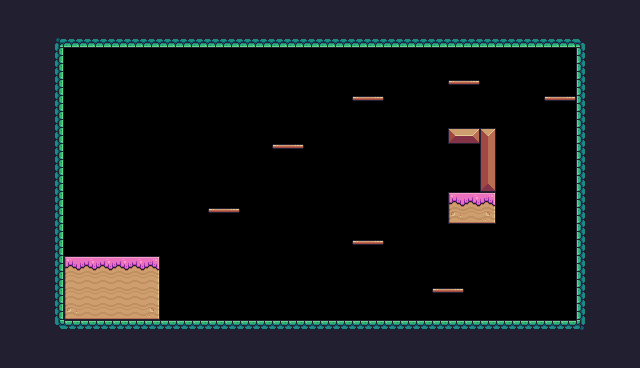

Below is a game level as drawn by its tile map, then a one-line description and the .tmx file that defines it, in full:
An orthogonal 40x23 tile map with 16x16 px tiles, 1 tile layer (Background) and 22 objects (7x Platform, 6x Saw, Player).

<map version="1.10" tiledversion="1.10.2" orientation="orthogonal" renderorder="right-down" width="40" height="23" tilewidth="16" tileheight="16" infinite="0" nextlayerid="4" nextobjectid="25">
 <tileset firstgid="1" source="TilesetPixelAdventure.tsx" />
 <layer id="1" name="Background" width="40" height="23">
  <data encoding="csv">
24,24,24,24,24,24,24,24,24,24,24,24,24,24,24,24,24,24,24,24,24,24,24,24,24,24,24,24,24,24,24,24,24,24,24,24,112,24,24,24,
24,24,24,24,24,24,24,24,24,24,24,24,24,24,24,24,24,24,24,24,24,24,24,24,24,24,24,24,24,24,24,24,24,24,24,24,112,24,24,24,
24,24,24,180,222,222,222,222,222,222,222,222,222,222,222,222,222,222,222,222,222,222,222,222,222,222,222,222,222,222,222,222,222,222,222,222,181,24,24,24,
24,24,24,201,71,71,71,71,71,71,71,71,71,71,71,71,71,71,71,71,71,71,71,71,71,71,71,71,71,71,71,71,71,71,71,71,199,24,24,24,
24,24,24,201,71,71,71,71,71,71,71,71,71,71,71,71,71,71,71,71,71,71,71,71,71,71,71,71,71,71,71,71,71,71,71,71,199,24,24,24,
24,24,24,201,71,71,71,71,71,71,71,71,71,71,71,71,71,71,71,71,71,71,71,71,71,71,71,71,40,42,71,71,71,71,71,71,199,24,24,24,
24,24,24,201,71,71,71,71,71,71,71,71,71,71,71,71,71,71,71,71,71,71,40,42,71,71,71,71,71,71,71,71,71,71,40,42,199,24,24,24,
24,24,24,201,71,71,71,71,71,71,71,71,71,71,71,71,71,71,71,71,71,71,71,71,71,71,71,71,71,71,71,71,71,71,71,71,199,24,24,24,
24,24,24,201,71,71,71,71,71,71,71,71,71,71,71,71,71,71,71,71,71,71,71,71,71,71,71,71,13,15,16,71,71,71,71,71,199,24,24,24,
24,24,24,201,71,71,71,71,71,71,71,71,71,71,71,71,71,40,42,71,71,71,71,71,71,71,71,71,71,71,38,71,71,71,71,71,199,24,24,24,
24,24,24,201,71,71,71,71,71,71,71,50,71,71,71,71,71,71,71,71,71,71,71,71,71,71,71,71,71,71,38,71,71,71,71,71,199,24,24,24,
24,24,24,201,71,71,71,71,71,71,71,71,71,71,71,71,71,71,71,71,71,71,71,71,71,71,71,71,71,71,60,71,71,71,71,71,199,24,24,24,
24,24,24,201,71,71,71,71,71,71,71,71,71,71,71,71,71,71,71,71,71,71,71,71,71,71,71,71,183,184,185,71,71,71,71,71,199,24,24,24,
24,24,24,201,71,71,71,71,50,71,71,71,71,40,42,71,71,71,71,71,71,71,71,71,71,71,71,71,227,228,229,71,71,71,71,71,199,24,24,24,
24,24,24,201,71,71,71,71,71,71,71,71,71,71,71,71,71,71,71,71,71,71,71,71,71,71,71,71,71,71,71,71,71,71,71,71,199,24,24,24,
24,24,24,201,71,71,71,71,71,71,0,0,71,71,71,71,71,71,71,71,71,71,40,42,0,0,71,71,71,71,71,71,71,71,71,71,199,24,24,24,
24,24,24,201,183,184,184,184,184,185,0,0,0,0,0,0,0,71,71,71,71,71,71,0,0,71,71,71,71,71,71,71,71,71,71,71,199,24,24,24,
24,24,24,201,205,206,206,206,206,207,0,0,0,0,0,0,0,71,71,71,71,71,71,71,71,71,71,71,0,0,71,71,71,71,71,71,199,24,24,24,
24,24,24,201,205,206,206,206,206,207,0,0,0,0,0,0,0,71,71,71,71,71,71,71,71,71,71,40,42,71,71,71,71,71,71,71,199,24,24,24,
24,24,24,201,227,228,228,228,228,229,0,0,0,0,0,0,0,71,71,71,71,71,71,71,71,71,71,71,71,71,71,71,71,71,0,0,199,24,24,24,
24,24,24,202,178,178,178,178,178,178,178,178,178,178,178,178,178,178,178,178,178,178,178,178,178,178,178,178,178,178,178,178,178,178,178,178,203,24,24,24,
24,24,24,24,24,24,24,24,24,24,24,24,24,24,24,24,24,24,24,24,24,24,24,24,24,24,24,24,24,24,24,24,24,24,24,24,24,24,24,24,
24,24,24,24,24,24,24,24,24,24,24,24,24,24,24,24,24,24,24,24,24,24,24,24,24,24,24,24,24,24,24,24,24,24,24,24,24,24,24,24
</data>
 </layer>
 <objectgroup id="2" name="Spawnpoints">
  <object id="1" name="Saw" type="Saw" x="304" y="32" width="32" height="32">
   <properties>
    <property name="isVertical" type="bool" value="true" />
    <property name="offNeg" type="float" value="0" />
    <property name="offPos" type="float" value="17" />
   </properties>
  </object>
  <object id="2" name="Saw" type="Saw" x="160" y="32" width="32" height="32">
   <properties>
    <property name="isVertical" type="bool" value="true" />
    <property name="offNeg" type="float" value="0" />
    <property name="offPos" type="float" value="17" />
   </properties>
  </object>
  <object id="3" name="Saw" type="Saw" x="496" y="32" width="32" height="32">
   <properties>
    <property name="isVertical" type="bool" value="true" />
    <property name="offNeg" type="float" value="0" />
    <property name="offPos" type="float" value="17" />
   </properties>
  </object>
  <object id="4" name="Saw" type="Saw" x="160" y="304" width="32" height="32">
   <properties>
    <property name="isVertical" type="bool" value="false" />
    <property name="offNeg" type="float" value="0" />
    <property name="offPos" type="float" value="24" />
   </properties>
  </object>
  <object id="5" name="Saw" type="Saw" x="544" y="304" width="32" height="32">
   <properties>
    <property name="isVertical" type="bool" value="false" />
    <property name="offNeg" type="float" value="24" />
    <property name="offPos" type="float" value="0" />
   </properties>
  </object>
  <object id="6" name="Saw" type="Saw" x="336" y="304" width="32" height="32">
   <properties>
    <property name="isVertical" type="bool" value="false" />
    <property name="offNeg" type="float" value="11" />
    <property name="offPos" type="float" value="13" />
   </properties>
  </object>
  <object id="7" name="Player" type="Player" x="96" y="224" width="32" height="32" />
 </objectgroup>
 <objectgroup id="3" name="Collisions">
  <object id="8" name="Platform" type="Platform" x="208" y="208" width="32" height="16" />
  <object id="9" name="Platform" type="Platform" x="272" y="144" width="32" height="16" />
  <object id="10" name="Platform" type="Platform" x="352" y="96" width="32" height="16" />
  <object id="11" name="Platform" type="Platform" x="448" y="80" width="32" height="16" />
  <object id="12" name="Platform" type="Platform" x="544" y="96" width="32" height="16" />
  <object id="15" name="Platform" type="Platform" x="432" y="288" width="32" height="16" />
  <object id="16" name="Platform" type="Platform" x="352" y="240" width="32" height="16" />
  <object id="17" x="48" y="320" width="544" height="16" />
  <object id="18" x="48" y="32" width="544" height="16" />
  <object id="19" x="48" y="32" width="16" height="304" />
  <object id="20" x="576" y="32" width="16" height="304" />
  <object id="21" x="64" y="256" width="96" height="64" />
  <object id="22" x="448" y="192" width="48" height="32" />
  <object id="23" x="448" y="128" width="48" height="16" />
  <object id="24" x="480" y="128" width="16" height="96" />
 </objectgroup>
</map>
